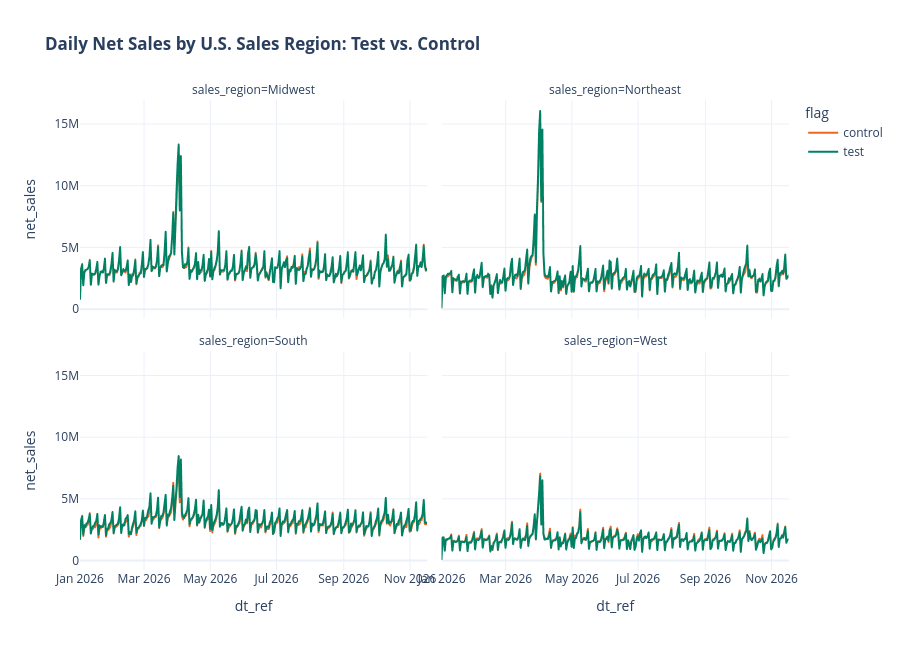

Notebook code for this chart:
### Markdown cell above
#### Plotly

### Code cell
# Grouping by region and date
region_daily = df_tc.groupby(['sales_region', 'dt_ref', 'flag'])['net_sales'].sum().reset_index()

fig = px.line(
    region_daily, x='dt_ref', y='net_sales', color='flag',
    facet_col='sales_region', facet_col_wrap=2,
    color_discrete_map={'test': PALETTE['test'], 'control': PALETTE['control']},
    title='<b>Daily Net Sales by U.S. Sales Region: Test vs. Control</b>'
)

fig.update_layout(
    template='plotly_white',
    height=650,
    hovermode='x unified'
)
fig.show()

# Consolidated summary by region
region_summary = df_tc.groupby(['sales_region', 'flag']).agg({
    'store_id': 'nunique',
    'net_sales': 'sum',
    'qty_sold': 'sum'
}).unstack()

display(region_summary)

### Figure 1 — Plotly figure (JSON) as saved in the notebook; plotly's stock layout.template omitted (floating-point values rounded to 4 significant figures; data arrays with more than 128 entries replaced by an {"elided": "..."} marker saying what was removed)
{"data": [{"hovertemplate": "flag=control<br>sales_region=Midwest<br>dt_ref=%{x}<br>net_sales=%{y}<extra></extra>", "legendgroup": "control", "line": {"color": "#EE6723", "dash": "solid"}, "marker": {"symbol": "circle"}, "mode": "lines", "name": "control", "showlegend": true, "type": "scattergl", "x": {"elided": "321 str values"}, "xaxis": "x3", "y": {"elided": "321 float values"}, "yaxis": "y3"}, {"hovertemplate": "flag=control<br>sales_region=Northeast<br>dt_ref=%{x}<br>net_sales=%{y}<extra></extra>", "legendgroup": "control", "line": {"color": "#EE6723", "dash": "solid"}, "marker": {"symbol": "circle"}, "mode": "lines", "name": "control", "showlegend": false, "type": "scattergl", "x": {"elided": "321 str values"}, "xaxis": "x4", "y": {"elided": "321 float values"}, "yaxis": "y4"}, {"hovertemplate": "flag=control<br>sales_region=South<br>dt_ref=%{x}<br>net_sales=%{y}<extra></extra>", "legendgroup": "control", "line": {"color": "#EE6723", "dash": "solid"}, "marker": {"symbol": "circle"}, "mode": "lines", "name": "control", "showlegend": false, "type": "scattergl", "x": {"elided": "321 str values"}, "xaxis": "x", "y": {"elided": "321 float values"}, "yaxis": "y"}, {"hovertemplate": "flag=control<br>sales_region=West<br>dt_ref=%{x}<br>net_sales=%{y}<extra></extra>", "legendgroup": "control", "line": {"color": "#EE6723", "dash": "solid"}, "marker": {"symbol": "circle"}, "mode": "lines", "name": "control", "showlegend": false, "type": "scattergl", "x": {"elided": "321 str values"}, "xaxis": "x2", "y": {"elided": "321 float values"}, "yaxis": "y2"}, {"hovertemplate": "flag=test<br>sales_region=Midwest<br>dt_ref=%{x}<br>net_sales=%{y}<extra></extra>", "legendgroup": "test", "line": {"color": "#008163", "dash": "solid"}, "marker": {"symbol": "circle"}, "mode": "lines", "name": "test", "showlegend": true, "type": "scattergl", "x": {"elided": "321 str values"}, "xaxis": "x3", "y": {"elided": "321 float values"}, "yaxis": "y3"}, {"hovertemplate": "flag=test<br>sales_region=Northeast<br>dt_ref=%{x}<br>net_sales=%{y}<extra></extra>", "legendgroup": "test", "line": {"color": "#008163", "dash": "solid"}, "marker": {"symbol": "circle"}, "mode": "lines", "name": "test", "showlegend": false, "type": "scattergl", "x": {"elided": "321 str values"}, "xaxis": "x4", "y": {"elided": "321 float values"}, "yaxis": "y4"}, {"hovertemplate": "flag=test<br>sales_region=South<br>dt_ref=%{x}<br>net_sales=%{y}<extra></extra>", "legendgroup": "test", "line": {"color": "#008163", "dash": "solid"}, "marker": {"symbol": "circle"}, "mode": "lines", "name": "test", "showlegend": false, "type": "scattergl", "x": {"elided": "321 str values"}, "xaxis": "x", "y": {"elided": "321 float values"}, "yaxis": "y"}, {"hovertemplate": "flag=test<br>sales_region=West<br>dt_ref=%{x}<br>net_sales=%{y}<extra></extra>", "legendgroup": "test", "line": {"color": "#008163", "dash": "solid"}, "marker": {"symbol": "circle"}, "mode": "lines", "name": "test", "showlegend": false, "type": "scattergl", "x": {"elided": "321 str values"}, "xaxis": "x2", "y": {"elided": "321 float values"}, "yaxis": "y2"}], "layout": {"annotations": [{"font": {}, "showarrow": false, "text": "sales_region=South", "x": 0.245, "xanchor": "center", "xref": "paper", "y": 0.465, "yanchor": "bottom", "yref": "paper"}, {"font": {}, "showarrow": false, "text": "sales_region=West", "x": 0.755, "xanchor": "center", "xref": "paper", "y": 0.465, "yanchor": "bottom", "yref": "paper"}, {"font": {}, "showarrow": false, "text": "sales_region=Midwest", "x": 0.245, "xanchor": "center", "xref": "paper", "y": 1.0, "yanchor": "bottom", "yref": "paper"}, {"font": {}, "showarrow": false, "text": "sales_region=Northeast", "x": 0.755, "xanchor": "center", "xref": "paper", "y": 1.0, "yanchor": "bottom", "yref": "paper"}], "height": 650, "hovermode": "x unified", "legend": {"title": {"text": "flag"}, "tracegroupgap": 0}, "title": {"text": "<b>Daily Net Sales by U.S. Sales Region: Test vs. Control</b>"}, "xaxis": {"anchor": "y", "domain": [0, 0.49], "title": {"text": "dt_ref"}}, "xaxis2": {"anchor": "y2", "domain": [0.51, 1], "matches": "x", "title": {"text": "dt_ref"}}, "xaxis3": {"anchor": "y3", "domain": [0, 0.49], "matches": "x", "showticklabels": false}, "xaxis4": {"anchor": "y4", "domain": [0.51, 1], "matches": "x", "showticklabels": false}, "yaxis": {"anchor": "x", "domain": [0, 0.465], "title": {"text": "net_sales"}}, "yaxis2": {"anchor": "x2", "domain": [0, 0.465], "matches": "y", "showticklabels": false}, "yaxis3": {"anchor": "x3", "domain": [0.535, 1.0], "matches": "y", "title": {"text": "net_sales"}}, "yaxis4": {"anchor": "x4", "domain": [0.535, 1.0], "matches": "y", "showticklabels": false}}}
